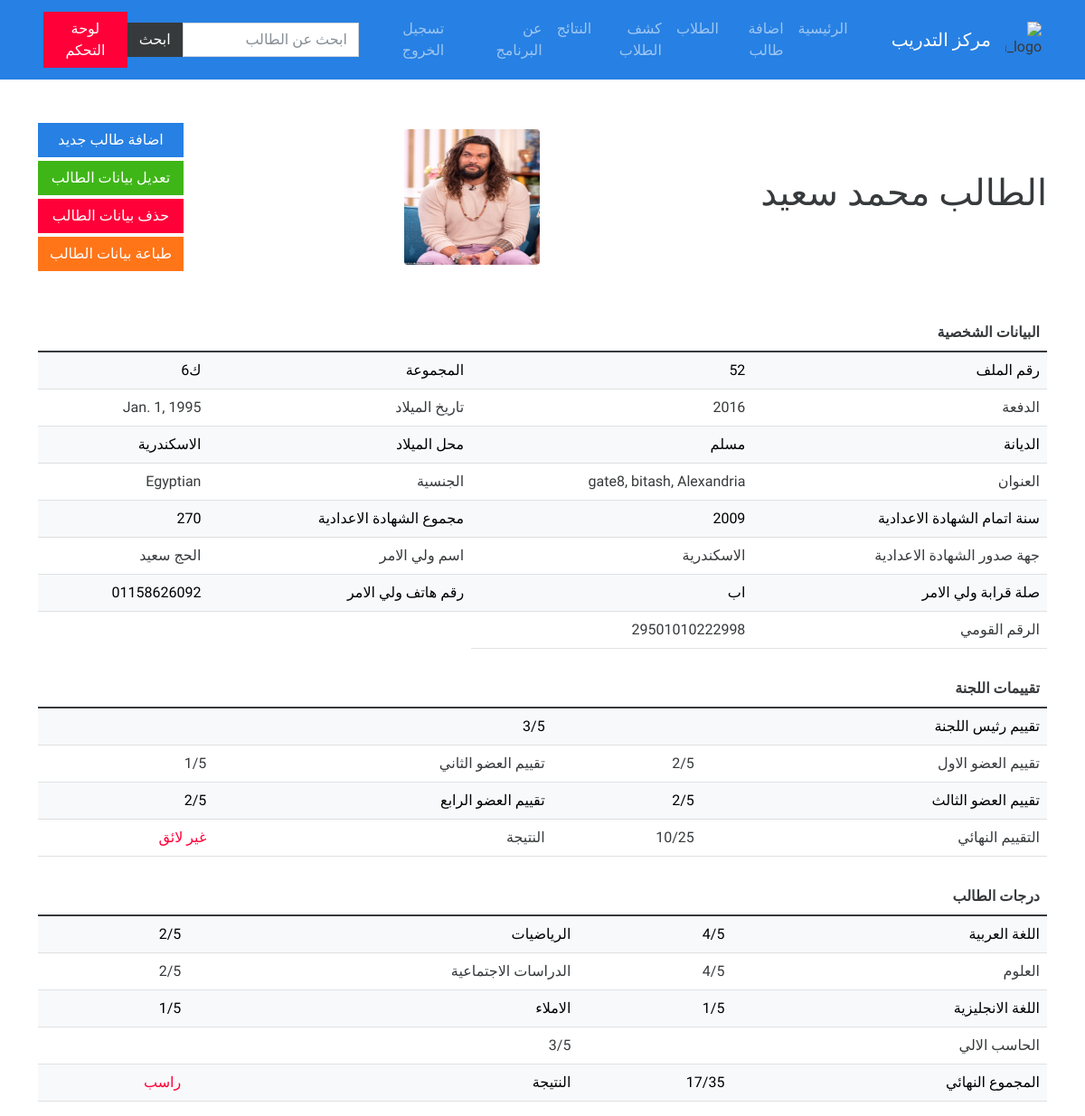
The page /student-detail/2/ (signed in) on the database its author committed.
### trsana/models.py (models this page shows, shortened)
class Student(models.Model):
    name = models.CharField(_("اسم الطالب"), max_length=50)
    file_no = models.IntegerField(_("رقم الملف"), unique=True)
    group = models.CharField(_("المجموعة"), max_length=50)
    batch = models.CharField(_("الدفعة"), max_length=50)
    birthdate = models.DateField(
        _("تاريخ الميلاد"), auto_now=False, auto_now_add=False)
    religion = models.CharField(
        _("الديانة"), max_length=50, choices=Religion.choices, default=Religion.مسلم)
    birthplace = models.CharField(
        _("محل الميلاد"), max_length=50, choices=Birthplace.choices, default=Birthplace.الاسكندرية)
    address = models.CharField(_("العنوان"), max_length=100)
    nationality = models.CharField(_("الجنسية"), max_length=50, default='مصري')
    junior_cert_year = models.CharField(
        _("سنة اتمام الشهادة الاعدادية"), max_length=50)
    junior_cert_total = models.IntegerField(_("مجموع الشهادة الاعدادية"))
    junior_cert_place = models.CharField(
        _("جهة صدور الشهادة الاعدادية"), max_length=50, null=True, choices=Birthplace.choices)
    guardian = models.CharField(_("اسم ولي الامر"), max_length=50)
    guardian_rel = models.CharField(_("صلة قرابة ولي الامر"), max_length=50)
    guardian_phone = models.CharField(
        _("رقم هاتف ولي الامر"), max_length=50, unique=True)
    national_id = models.CharField(
        _("الرقم القومي"), max_length=50, unique=True)
    student_pic = models.ImageField(
        _("صورة الطالب"), upload_to='students', unique=True)
    rel = models.BooleanField(_("تابع"), default=False)
    rel_to = models.CharField(
        _("اسم التابع"), max_length=50, null=True, blank=True)
    author = models.ForeignKey(
        settings.AUTH_USER_MODEL, verbose_name=_("المحرر"), on_delete=models.SET_NULL, null=True)
    class Meta:
        verbose_name = _("الطالب")
        verbose_name_plural = _("الطلاب")
    def get_update_url(self):
        return reverse('update-student', kwargs={'pk': self.pk})
    def get_delete_url(self):
        return reverse('delete-student', kwargs={'pk': self.pk})

class CommitteeEvaluation(models.Model):
    student = models.OneToOneField(
        "Student", verbose_name=_("الطالب"), on_delete=models.CASCADE, related_name='committee_eval')
    committee_chairman = models.IntegerField(_("رئيس اللجنة"))
    first_member = models.IntegerField(_("العضو الاول"))
    second_member = models.IntegerField(_("العضو الثاني"))
    third_member = models.IntegerField(_("العضو الثالث"))
    forth_member = models.IntegerField(_("العضو الرابع"))
    @property
    def total(self):
        return self.committee_chairman + self.first_member + self.second_member + self.third_member + self.forth_member
    @property
    def result(self):
        if self.total >= 12.5:
            return 'لائق'
        else:
            return 'غير لائق'
    class Meta:
        verbose_name = _("تقييم اللجنة")
        verbose_name_plural = _("تقييمات اللجنة")

class StudentGrades(models.Model):
    student = models.OneToOneField("Student", verbose_name=_(
        "درجات الطالب"), related_name='student_grades', on_delete=models.CASCADE)
    arabic = models.IntegerField(_("اللغة العربية"))
    english = models.IntegerField(_("اللغة الانجليزية"))
    math = models.IntegerField(_("الرياضيات"))
    science = models.IntegerField(_("العلوم"))
    social_studies = models.IntegerField(_("الدراسات الاجتماعية"))
    computer = models.IntegerField(_("الحاسب الالي"))
    spelling = models.IntegerField(_("املاء"))
    @property
    def total(self):
        return self.arabic + self.math + self.science + self.social_studies + self.computer + self.english + self.spelling
    @property
    def result(self):
        if self.total >= 17.5:
            return 'ناجح'
        else:
            return 'راسب'
    class Meta:
        verbose_name = _("درجات الطالب")
        verbose_name_plural = _("درجات الطلاب")

### trsana/views.py (the view)
# urls.py: path('student-detail/<int:pk>/', student_detail, name='student_detail'),
@login_required
def student_detail(request, pk):
    if not request.user.is_staff:
        return render(request, 'trsana/403.html')
    student = get_object_or_404(Student, pk=pk)
    return render(request, 'trsana/student.html', context={'student': student})

### trsana/templates/trsana/student.html (shortened to what this page needs)
{% extends 'base/main.html' %}
{% block main %}
<div style='direction:rtl;'>
    <div class='d-flex justify-content-between align-items-center py-5'>
        <h1>الطالب {{ student.name }}</h1>
        <img class='rounded' src="{{ student.student_pic.url }}" alt="{{ student.name }}" style='width:150px; height:150px;'>
        <div class='d-flex flex-column'>
            <a href="{% url 'add-student' %}" class='btn btn-primary'>اضافة طالب جديد</a>
            <a href='{{ student.get_update_url }}' class='btn btn-success my-1'>تعديل بيانات الطالب</a>
            <a href='{{ student.get_delete_url }}' class='btn btn-danger mb-1'>حذف بيانات الطالب</a>
            <button class='btn btn-warning' id='printBtn'>طباعة بيانات الطالب</button>
        </div>
    </div>
    <div>
        <table class="table table-hover">
            <thead>
                <tr>
                    <th colspan='4'>البيانات الشخصية</th>
                </tr>
            </thead>
            <tbody>
              <tr class="table-light">
                <td>رقم الملف</td>
                <td>{{ student.file_no }}</td>
                <td>المجموعة</td>
                <td>{{ student.group }}</td>
              </tr>
              <tr class="">
                <td>الدفعة</td>
                <td>{{ student.batch }}</td>
                <td>تاريخ الميلاد</td>
                <td>{{ student.birthdate }}</td>
              </tr>
              <tr class="table-light">
                <td>الديانة</td>
                <td>{{ student.religion }}</td>
                <td>محل الميلاد</td>
                <td>{{ student.birthplace }}</td>
              </tr>
              <tr class="">
                <td>العنوان</td>
                <td>{{ student.address }}</td>
                <td>الجنسية</td>
                <td>{{ student.nationality }}</td>
              </tr>
              <tr class="table-light">
                <td>سنة اتمام الشهادة الاعدادية</td>
                <td>{{ student.junior_cert_year }}</td>
                <td>مجموع الشهادة الاعدادية</td>
                <td>{{ student.junior_cert_total }}</td>
              </tr>
              <tr class="">
                <td>جهة صدور الشهادة الاعدادية</td>
                <td>{{ student.junior_cert_place }}</td>
                <td>اسم ولي الامر</td>
                <td>{{ student.guardian }}</td>
              </tr>
              <tr class="table-light">
                <td>صلة قرابة ولي الامر</td>
                <td>{{ student.guardian_rel }}</td>
                <td>رقم هاتف ولي الامر</td>
                <td>{{ student.guardian_phone }}</td>
              </tr>
              <tr class="">
                <td>الرقم القومي</td>
                <td>{{ student.national_id }}</td>
            </tr>
            </tbody>
          </table>
    </div>
    <div class='my-4'>
        <table class="table table-hover">
            <thead>
                <tr>
                    <th colspan='4'>تقييمات اللجنة</th>
                </tr>
            </thead>
            <tbody>
              <tr class="table-light">
                <td colspan='2'>تقييم رثيس اللجنة</td>
                <td colspan='2'>{{ student.committee_eval.committee_chairman }}/5</td>
              </tr>
              <tr class="">
                <td>تقييم العضو الاول</td>
                <td>{{ student.committee_eval.first_member }}/5</td>
                <td>تقييم العضو الثاني</td>
                <td>{{ student.committee_eval.second_member }}/5</td>
              </tr>
              <tr class="table-light">
                <td>تقييم العضو الثالث</td>
                <td>{{ student.committee_eval.third_member }}/5</td>
                <td>تقييم العضو الرابع</td>
                <td>{{ student.committee_eval.forth_member }}/5</td>
              </tr>
              <tr class="">
                <td>التقييم النهائي</td>
                <td>{{ student.committee_eval.total }}/25</td>
                <td>النتيجة</td>
                <td class="{% if student.committee_eval.result == 'لائق' %}text-success{% else %}text-danger{% endif %}">{{ student.committee_eval.result }}</td>
              </tr>
            </tbody>
          </table>
    </div>
    <div>
        <table class="table table-hover">
            <thead>
                <tr>
                    <th colspan='4'>درجات الطالب</th>
                </tr>
            </thead>
            <tbody>
              <tr class="table-light">
                <td>اللغة العربية</td>
                <td>{{ student.student_grades.arabic }}/5</td>
                <td>الرياضيات</td>
                <td>{{ student.student_grades.math }}/5</td>
              </tr>
              <tr class="">
                <td>العلوم</td>
                <td>{{ student.student_grades.science }}/5</td>
                <td>الدراسات الاجتماعية</td>
                <td>{{ student.student_grades.social_studies }}/5</td>
              </tr>
              <tr class="table-light">
                <td>اللغة الانجليزية</td>
                <td>{{ student.student_grades.english }}/5</td>
                <td>الاملاء</td>
                <td>{{ student.student_grades.spelling }}/5</td>
              </tr>
              <tr class="">
                <td colspan='2'>الحاسب الالي</td>
                <td colspan='2'>{{ student.student_grades.computer }}/5</td>
              </tr>
              <tr class="table-light">
                <td>المجموع النهائي</td>
                <td>{{ student.student_grades.total }}/35</td>
                <td>النتيجة</td>
                <td class="{% if student.student_grades.result == 'ناجح' %}text-success{% else %}text-danger{% endif %}">{{ student.student_grades.result }}</td>
              </tr>
            </tbody>
          </table>
    </div>
</div>
{% endblock main %}

### templates/base/main.html (style rules this page uses)
* { font-family: 'Cairo', sans-serif; scroll-behavior: smooth; }

### rows shown on the page
Student: name "محمد سعيد", student_pic (picture), file_no "52", group "ك6", batch "2016", birthdate "Jan. 1, 1995", religion "مسلم", birthplace "الاسكندرية", address "gate8, bitash, Alexandria", nationality "Egyptian", junior_cert_year "2009", junior_cert_total "270", junior_cert_place "الاسكندرية", guardian "الحج سعيد", guardian_rel "اب", guardian_phone "01158626092", national_id "29501010222998", committee_eval.committee_chairman "3", committee_eval.first_member "2", committee_eval.second_member "1", committee_eval.third_member "2", committee_eval.forth_member "2", committee_eval.total "10", committee_eval.result "غير لائق", student_grades.arabic "4", student_grades.math "2", student_grades.science "4", student_grades.social_studies "2", student_grades.english "1", student_grades.spelling "1", student_grades.computer "3", student_grades.total "17", student_grades.result "راسب"
